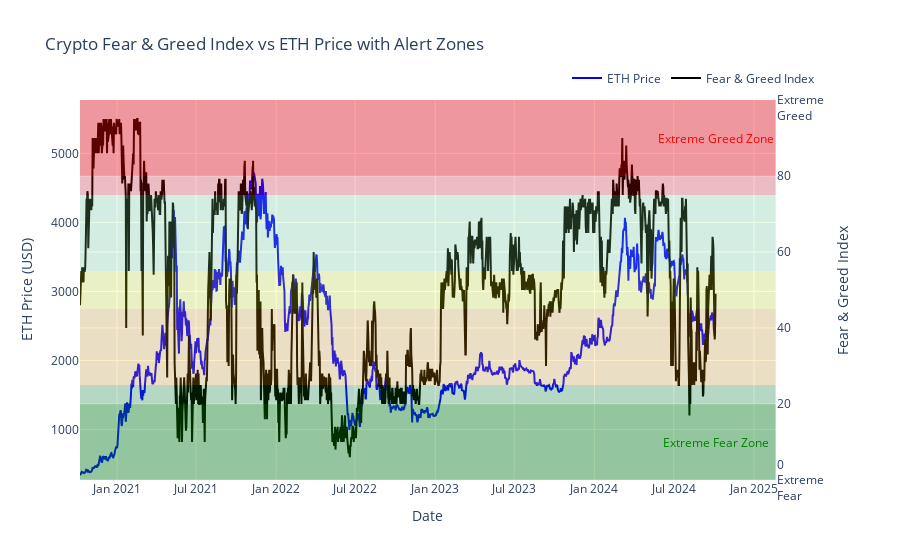

Source (notebook cell):
### Code cell
eth_df = get_eth_price_data(time_period)  # Last 120 days
merged_eth_fg_df = merge_data(fear_greed_df, eth_df)
fig = plot_data_with_fear_greed_alerts(merged_eth_fg_df, "ETH")
fig.show()

### Figure 1 — Plotly figure (JSON) as saved in the notebook; plotly's stock layout.template omitted (floating-point values rounded to 4 significant figures; data arrays with more than 128 entries replaced by an {"elided": "..."} marker saying what was removed)
{"data": [{"line": {"color": "blue"}, "name": "ETH Price", "type": "scatter", "x": {"elided": "1459 str values"}, "xaxis": "x", "y": {"elided": "1459 float values"}, "yaxis": "y"}, {"line": {"color": "black", "width": 2}, "name": "Fear & Greed Index", "type": "scatter", "x": {"elided": "1459 str values"}, "xaxis": "x", "y": {"elided": "1459 int values"}, "yaxis": "y2"}], "layout": {"annotations": [{"font": {"color": "green"}, "showarrow": false, "text": "Extreme Fear Zone", "x": "2024-10-05", "y": 10, "yref": "y2"}, {"font": {"color": "red"}, "showarrow": false, "text": "Extreme Greed Zone", "x": "2024-10-05", "y": 90, "yref": "y2"}], "hovermode": "x unified", "legend": {"orientation": "h", "x": 1, "xanchor": "right", "y": 1.02, "yanchor": "bottom"}, "shapes": [{"fillcolor": "green", "line": {"width": 0}, "opacity": 0.2, "type": "rect", "x0": 0, "x1": 1, "xref": "x domain", "y0": 0, "y1": 25, "yref": "y2"}, {"fillcolor": "orange", "line": {"width": 0}, "opacity": 0.2, "type": "rect", "x0": 0, "x1": 1, "xref": "x domain", "y0": 25, "y1": 45, "yref": "y2"}, {"fillcolor": "yellow", "line": {"width": 0}, "opacity": 0.2, "type": "rect", "x0": 0, "x1": 1, "xref": "x domain", "y0": 45, "y1": 55, "yref": "y2"}, {"fillcolor": "lightgreen", "line": {"width": 0}, "opacity": 0.2, "type": "rect", "x0": 0, "x1": 1, "xref": "x domain", "y0": 55, "y1": 75, "yref": "y2"}, {"fillcolor": "red", "line": {"width": 0}, "opacity": 0.2, "type": "rect", "x0": 0, "x1": 1, "xref": "x domain", "y0": 75, "y1": 100, "yref": "y2"}, {"fillcolor": "green", "line": {"width": 0}, "opacity": 0.2, "type": "rect", "x0": 0, "x1": 1, "xref": "x domain", "y0": 0, "y1": 20, "yref": "y2"}, {"fillcolor": "red", "line": {"width": 0}, "opacity": 0.2, "type": "rect", "x0": 0, "x1": 1, "xref": "x domain", "y0": 80, "y1": 100, "yref": "y2"}], "title": {"text": "Crypto Fear & Greed Index vs ETH Price with Alert Zones"}, "xaxis": {"anchor": "y", "domain": [0, 0.94], "title": {"text": "Date"}}, "yaxis": {"anchor": "x", "domain": [0, 1], "range": [269.0, 5773.0], "title": {"text": "ETH Price (USD)"}}, "yaxis2": {"anchor": "x", "overlaying": "y", "range": [0, 100], "side": "right", "ticktext": ["0<br>Extreme<br>Fear", "20", "40", "60", "80", "100<br>Extreme<br>Greed"], "tickvals": [0, 20, 40, 60, 80, 100], "title": {"text": "Fear & Greed Index"}}}}
